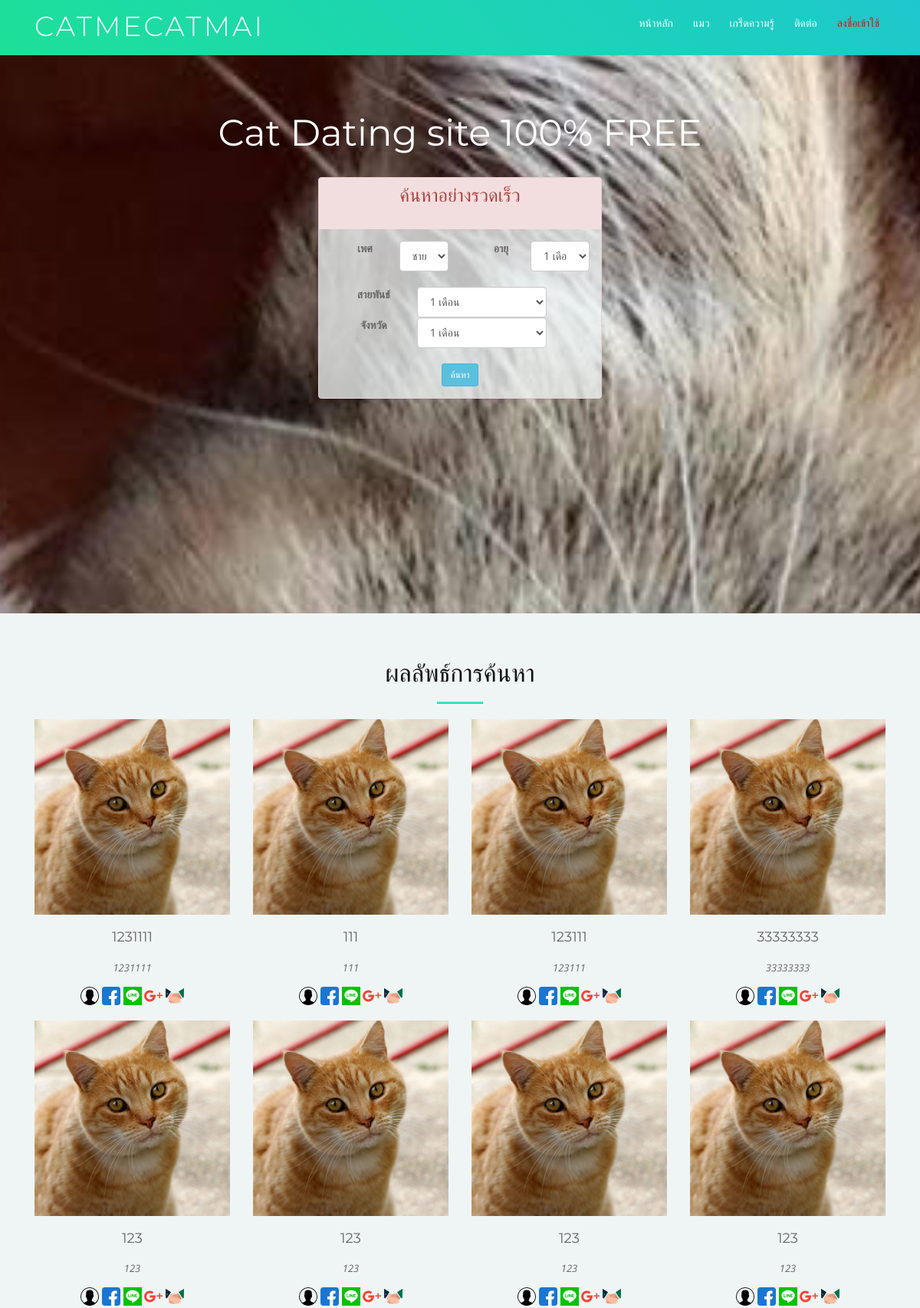
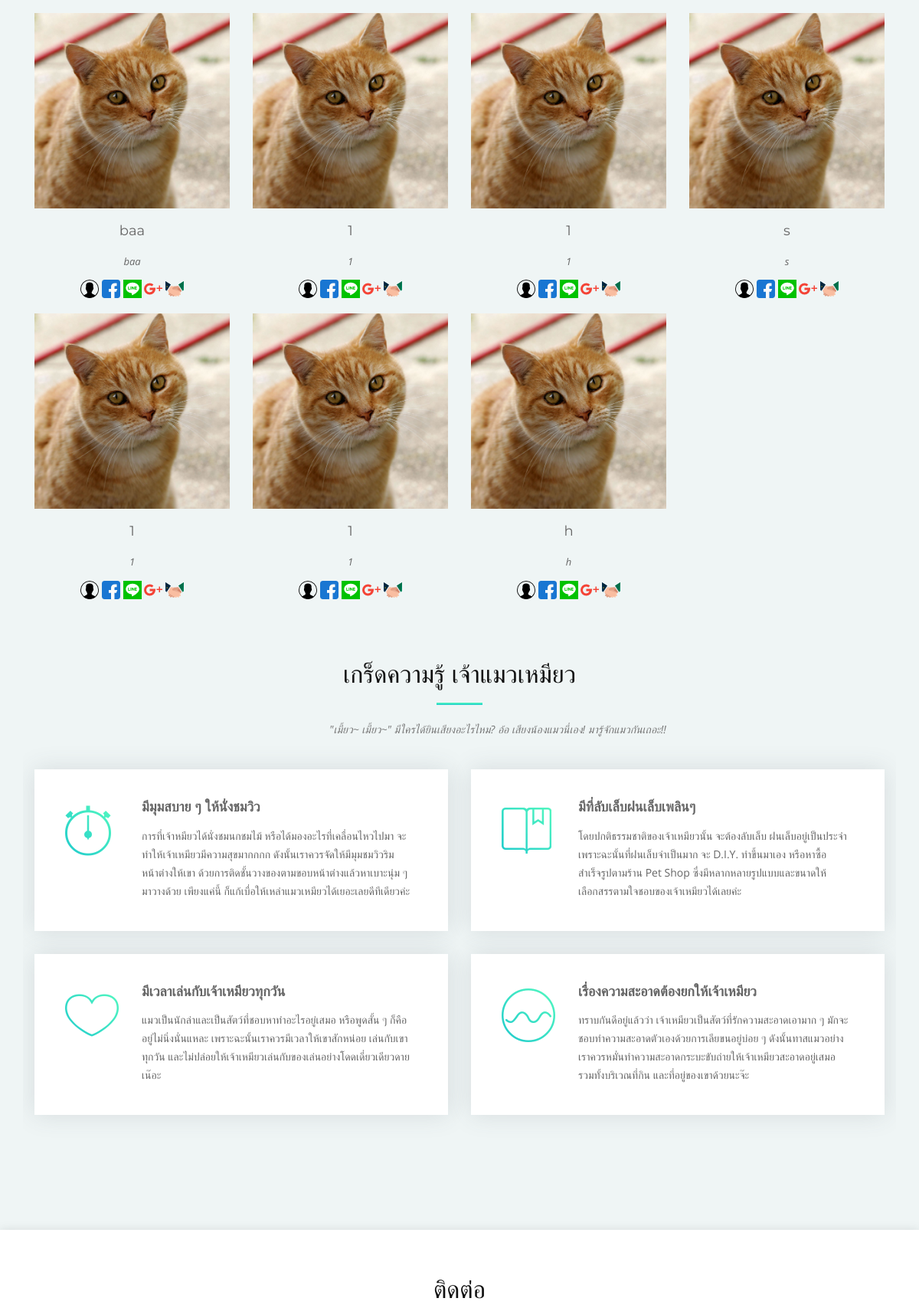
The page / (upper part) on the database its author committed (2 pictures, top to bottom).
### tables this page shows
CREATE TABLE `cat` (
  `cat_id` int(11) NOT NULL,
  `cat_status` varchar(20) NOT NULL,
  `cat_name` varchar(20) NOT NULL,
  `cat_sex` varchar(20) NOT NULL,
  `cat_birthdate` date NOT NULL,
  `cat_breed` varchar(50) NOT NULL,
  `cat_img` int(11) NOT NULL,
  `cat_habit` varchar(50) NOT NULL,
  `cat_display` tinyint(1) DEFAULT NULL,
  `member_id` int(11) NOT NULL
);

### application/controllers/Home.php (called while the page is built, shortened)
<?php
class Home extends CI_Controller {
	public function __construct(){
         $this->load->model('cat_model','cats');
         $this->load->model('user_model','user');
    }
	public function index()
	{
		$this->load->view('header');
		$data['showcats']=$this->cats->showcat();
		$this->load->view('index',$data);
		$this->load->view('footer');
	}
}

### index.php (called while the page is built, shortened)
<?php
require_once BASEPATH.'core/CodeIgniter.php';

### application/models/Cat_model.php (called while the page is built, shortened)
<?php
class Cat_model extends CI_Model {
	public function showcat($cat_id=0){
		$where = array('cat_status' =>  0);
		$query = $this->db->get_where('cat',$where);
		if ($query->num_rows() > 0) {
			return $query->result();
		}else{
			return false;
		}
	}
}

### application/views/index.php (the view, shortened to what this page needs)
<section id="intro">
  <div class="intro-text">
      <h2>Cat Dating site 100% FREE</h2>
     <div class="col-sm-3 col-md-6 col-lg-4">
      <div class="panel-group">
       <div class="panel panel-danger bank-search">
         <div class="panel-heading"><h3>ค้นหาอย่างรวดเร็ว</h3></div>
           <div class="panel-body" >
            <div class="row">
              <div class="col-md-6">
                <div class="form-group">
                  <label class="col-md-7">เพศ</label>
                  <select class="form-control col-md-5 bank-form">
                     <option value="1" selected="">ชาย</option>
                  </select>
                </div>
              </div>
              <div class="col-md-6">
                <div class="form-group">
                <label class="col-md-6">อายุ</label>
                  <select class="form-control col-md-6 bank-form">
                     <option value="1" selected="">1 เดือน</option>
                  </select>
                </div>
              </div>
            </div>
            <br>
            <div class="row">
              <div class="col-md-12">
                <div class="form-group">
                  <label class="col-md-4">สายพันธ์</label>
                  <select class="form-control col-md-6 bank-form">
                     <option value="1" selected="">1 เดือน</option>
                  </select>
                </div>
              </div>
              <br>
              <br>
              <div class="col-md-12">
                <div class="form-group">
                  <label class="col-md-4">จังหวัด</label>
                  <select class="form-control col-md-6 bank-form">
                     <option value="1" selected="">1 เดือน</option>
                  </select>
                </div>
              </div>
            </div>
            <br>
            <div class="row">
              <div class="col-lg-12">
                <a id="" href="#team" class="btn btn-info btn-sm">ค้นหา</a>
              </div>
            </div>
        </div>
             </div>
     </div>
</section>
<main id="main">
  <section id="team" class="section-bg">
    <div class="container">
      <div class="section-header">
        <h3 class="section-title">ผลลัพธ์การค้นหา</h3>
        <span class="section-divider"></span>
      </div>
      <div class="row wow fadeInUp">
        <?php
                        if ($showcats) {
                          foreach ($showcats as $showcat ) {
                         ?>
        <div class="col-lg-3 col-md-6">
          <div class="member">
          <a href="<?=base_url()?>home/displaycat/<?php echo $showcat->cat_id ?>"><div class="pic"><img src="<?=base_url()?>img/cat/1.jpg" alt=""></div></a>
            <h4><?php echo $showcat->cat_name ?></h4>
            <span><?php echo $showcat->cat_name?></span>
            <div class="social">
              <a href="dashboard.php"><img src="<?=base_url()?>img/user.png"alt=""></a>
              <a href=""><img src="<?=base_url()?>img/facebook.png" data-toggle="tooltip" data-placement="top" title="facebook" alt=""></a>
              <a href=""><img src="<?=base_url()?>img/line.png" alt=""></a>
              <a href=""><img src="<?=base_url()?>img/google.png" alt=""></a>
              <a href=""><img src="<?=base_url()?>img/deal.png" alt="" onclick="return confirm('คุณต้องการจับคู่หรือไม่?');"></a>
            </div>
          </div>
        </div>
         <?php
                          }
                        }
                         ?>
  <section id="more-features" class="section-bg">
    <div class="container">
      <div class="section-header">
        <h3 class="section-title">เกร็ดความรู้ เจ้าแมวเหมียว</h3>
        <span class="section-divider"></span>
        <p class="section-description">"เมี้ยว~ เมี้ยว~" มีใครได้ยินเสียงอะไรไหม? อ้อ เสียงน้องแมวนี่เอง! มารู้จักแมวกันเถอะ!!</p>
      </div>
      <div class="row">
        <div class="col-lg-6">
          <div class="box wow fadeInLeft">
            <div class="icon"><i class="ion-ios-stopwatch-outline"></i></div>
            <h4 class="title">มีมุมสบาย ๆ ให้นั่งชมวิว</h4>
            <p class="description">การที่เจ้าหมียวได้นั่งชมนกชมไม้ หรือได้มองอะไรที่เคลื่อนไหวไปมา จะทำให้เจ้าเหมียวมีความสุขมากกกก ดังนั้นเราควรจัดให้มีมุมชมวิวริมหน้าต่างให้เขา ด้วยการติดชั้นวางของตามขอบหน้าต่างแล้วหาเบาะนุ่ม ๆ มาวางด้วย เพียงแค่นี้ ก็แก้เบื่อให้เหล่าแมวเหมียวได้เยอะเลยดีทีเดียวค่ะ</p>
          </div>
        </div>
        <div class="col-lg-6">
          <div class="box wow fadeInRight">
            <div class="icon"><i class="ion-ios-bookmarks-outline"></i></div>
         <h4 class="title">มีที่ลับเล็บฝนเล็บเพลินๆ</h4>
            <p class="description">โดยปกติธรรมชาติของเจ้าเหมียวนั้น จะต้องลับเล็บ ฝนเล็บอยู่เป็นประจำ เพราะฉะนั้นที่ฝนเล็บจำเป็นมาก จะ D.I.Y. ทำขึ้นมาเอง หรือหาซื้อสำเร็จรูปตามร้าน Pet Shop ซึ่งมีหลากหลายรูปแบบและขนาดให้เลือกสรรตามใจชอบของเจ้าเหมียวได้เลยค่ะ</p>
          </div>
        </div>
        <div class="col-lg-6">
          <div class="box wow fadeInLeft">
            <div class="icon"><i class="ion-ios-heart-outline"></i></div>
            <h4 class="title">มีเวลาเล่นกับเจ้าเหมียวทุกวัน</h4>
            <p class="description">แมวเป็นนักล่าและเป็นสัตว์ที่ชอบหาทำอะไรอยู่เสมอ หรือพูดสั้น ๆ ก็คืออยู่ไม่นิ่งนั่นแหละ เพราะฉะนั้นเราควรมีเวลาให้เขาสักหน่อย เล่นกับเขาทุกวัน และไม่ปล่อยให้เจ้าเหมียวเล่นกับของเล่นอย่างโดดเดี่ยวเดียวดายเน๊อะ</p>
          </div>
        </div>
        <div class="col-lg-6">
          <div class="box wow fadeInRight">
            <div class="icon"><i class="ion-ios-analytics-outline"></i></div>
            <h4 class="title">เรื่องความสะอาดต้องยกให้เจ้าเหมียว</h4>
            <p class="description">ทราบกันดีอยู่แล้วว่า เจ้าเหมียวเป็นสัตว์ที่รักความสะอาดเอามาก ๆ มักจะชอบทำความสะอาดตัวเองด้วยการเลียขนอยู่บ่อย ๆ ดังนั้นทาสแมวอย่างเราควรหมั่นทำความสะอาดกระบะขับถ่ายให้เจ้าเหมียวสะอาดอยู่เสมอ รวมทั้งบริเวณที่กิน และที่อยู่ของเขาด้วยนะจ๊ะ</p>
          </div>
        </div>
      </div>
    </div>
  </section>
</main>

### application/views/header.php (shortened to what this page needs)
<!DOCTYPE html>
<html lang="en">
<head>
  <link href="<?=base_url()?>lib/bootstrap/css/bootstrap.min.css" rel="stylesheet">
  <link href="<?=base_url()?>lib/animate/animate.min.css" rel="stylesheet">
  <link href="<?=base_url()?>lib/font-awesome/css/font-awesome.min.css" rel="stylesheet">
  <link href="<?=base_url()?>lib/ionicons/css/ionicons.min.css" rel="stylesheet">
  <link href="<?=base_url()?>lib/magnific-popup/magnific-popup.css" rel="stylesheet">
  <link rel="stylesheet" href="https://maxcdn.bootstrapcdn.com/bootstrap/3.3.7/css/bootstrap.min.css">
  <link href="<?=base_url()?>css/style.css" rel="stylesheet">
</head>
<body >
  <header id="header">
    <div class="container">
      <div id="logo" class="pull-left">
        <h1><a href="<?=base_url()?>home/#intro" class="scrollto">CatmeCatmai</a></h1>
      </div>
      <nav id="nav-menu-container">
        <ul class="nav-menu">
          <li><a href="<?=base_url()?>home/#intro">หน้าหลัก</a></li>
          <li><a href="<?=base_url()?>home/#team">แมว</a></li>
          <li><a href="<?=base_url()?>home/#more-features">เกร็ดความรู้</a></li>
          <li><a href="#contact">ติดต่อ</a></li>
             <?php  if(isset($this->session->data->member_displayname) != null){ ?>
          <li class="menu-has-children">
            <a><?=$this->session->data->member_displayname?>   </a>
           <ul >
              <li><a href="#"> 1</a></li>
              <li><a href="#"> 2</a></li>
              <li><a href="#"> 3</a></li>
              <li><a href="<?=base_url()?>home/profile">โปรไฟล์</a></li>
              <li><a href="<?=base_url()?>line/logout" class="btn btn-danger">Logout</a></li>
          </ul>
          </li>
        <?php
        }else{
           ?>
          <li><a href="<?=base_url()?>line/login" style="color:red" >ลงชื่อเข้าใช้</a></li>
      <?php }
       ?>
        </ul>
      </nav>
    </div>
  </header>

### application/views/footer.php (shortened to what this page needs)
<section id="contact">
      <div class="section-header">
          <h3 class="section-title">ติดต่อ</h3>
        </div>
    </section>
</body>
</html>

### css/style.css (style rules this page uses)
body { background: #fff; color: #666666; font-family: "Open Sans", sans-serif; overflow-x: hidden; }
a { color: #1dc8cd; transition: 0.5s; }
p { padding: 0; margin: 0 0 30px 0; }
h1, h2, h3, h4, h5, h6 { font-family: "Montserrat", sans-serif; font-weight: 400; margin: 0 0 20px 0; padding: 0; }
#header { position: fixed; left: 0; top: 0; right: 0; transition: all 0.5s; z-index: 997; background: linear-gradient(45deg, #1de099, #1dc8cd); padding: 20px 0; height: 72px; transition: all 0.5s; }
#header #logo { float: left; }
#header #logo h1 { font-size: 36px; margin: -4px 0 0 0; padding: 0; line-height: 1; display: inline-block; font-family: "Montserrat", sans-serif; font-weight: 300; letter-spacing: 3px; text-transform: uppercase; }
#header #logo h1 a, #header #logo h1 a:hover { color: #fff; }
#intro { width: 100%; height: 100vh; background: url("../img/1.jpg") center top no-repeat; background-size: cover; position: relative; }
@media (min-width: 1024px) { #intro { background-attachment: fixed; } }
#intro .intro-text { position: absolute; left: 0; top: 60px; right: 0; height: calc(50% - 60px); display: flex; align-items: center; justify-content: center; text-align: center; flex-direction: column; }
#intro h2 { margin: 30px 0 10px 0; padding: 0 15px; font-size: 48px; font-weight: 400; line-height: 56px; color: #fff; }
.nav-menu, .nav-menu * { margin: 0; padding: 0; list-style: none; }
.nav-menu li { position: relative; white-space: nowrap; }
.nav-menu > li { float: left; }
#nav-menu-container { float: right; margin: 0; }
.nav-menu a { padding: 0 8px 10px 8px; text-decoration: none; display: inline-block; color: #fff; font-family: "Montserrat", sans-serif; font-weight: 400; font-size: 14px; outline: none; }
.nav-menu > li { margin-left: 10px; }
#mobile-nav { position: fixed; top: 0; padding-top: 18px; bottom: 0; z-index: 998; background: rgba(52, 59, 64, 0.9); left: -260px; width: 260px; overflow-y: auto; transition: 0.4s; }
#mobile-nav ul { padding: 0; margin: 0; list-style: none; }
#mobile-nav ul li { position: relative; }
#mobile-nav ul li a { color: #fff; font-size: 16px; overflow: hidden; padding: 10px 22px 10px 15px; position: relative; text-decoration: none; width: 100%; display: block; outline: none; }
.section-header .section-title { font-size: 32px; color: #111; text-align: center; font-weight: 400; }
.section-header .section-description { text-align: center; padding-bottom: 40px; color: #777; font-style: italic; }
.section-header .section-divider { display: block; width: 60px; height: 3px; background: #1dc8cd; background: linear-gradient(0deg, #1dc8cd 0%, #55fabe 100%); margin: 0 auto; margin-bottom: 20px; }
.section-bg { background: #eff5f5; }
#more-features { padding: 60px 0 60px 0; overflow: hidden; }
#more-features .box { padding: 40px; margin-bottom: 30px; box-shadow: 0px 0px 30px rgba(73, 78, 92, 0.15); background: #fff; transition: 0.4s; }
#more-features .icon { float: left; }
#more-features .icon i { color: #666666; font-size: 80px; transition: 0.5s; line-height: 0; }
#more-features .icon i:before { background: #1dc8cd; background: linear-gradient(45deg, #1dc8cd 0%, #55fabe 100%); background-clip: border-box; -webkit-background-clip: text; -webkit-text-fill-color: transparent; }
#more-features h4 { margin-left: 100px; font-weight: 700; margin-bottom: 15px; font-size: 18px; }
#more-features p { font-size: 14px; margin-left: 100px; margin-bottom: 0; line-height: 24px; }
#team { padding: 60px 0; overflow: hidden; }
#team .member { text-align: center; margin-bottom: 20px; }
#team .member .pic { margin-bottom: 15px; overflow: hidden; height: 260px; }
#team .member .pic img { width: 255px; height: 255px; }
#team .member span { font-style: italic; display: block; font-size: 13px; }
#team .member .social { margin-top: 15px; }
#team .member .social a { color: #b3b3b3; }
#contact { box-shadow: 0px 0px 12px 0px rgba(0, 0, 0, 0.1); padding: 60px 0; overflow: hidden; }

### application/views/header.php (style rules this page uses)
.bank-form { height: 40px !important;\ }
.bank-search { background-color: rgba(239, 245, 245, 0.76) !important; }

### rows shown on the page
cat: cat_name "1231111"
cat: cat_name "111"
cat: cat_name "123111"
cat: cat_name "33333333"
cat: cat_name "123"
cat: cat_name "123"
cat: cat_name "123"
cat: cat_name "123"
cat: cat_name "baa"
cat: cat_name "1"
cat: cat_name "1"
cat: cat_name "s"
cat: cat_name "1"
cat: cat_name "1"
cat: cat_name "h"
